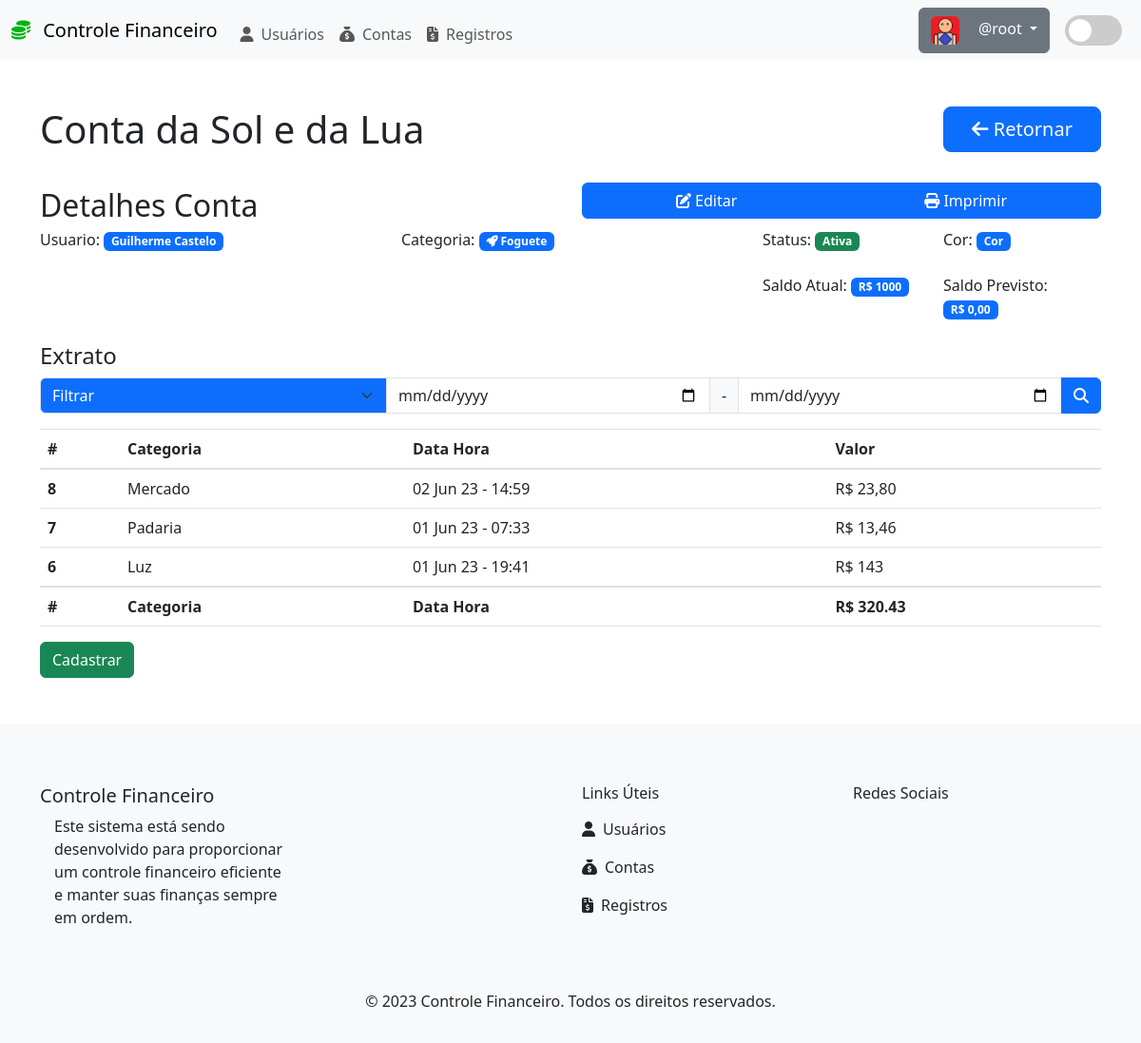
Before: /?page=detalhesConta&idConta=4 (signed in) with the older database file.
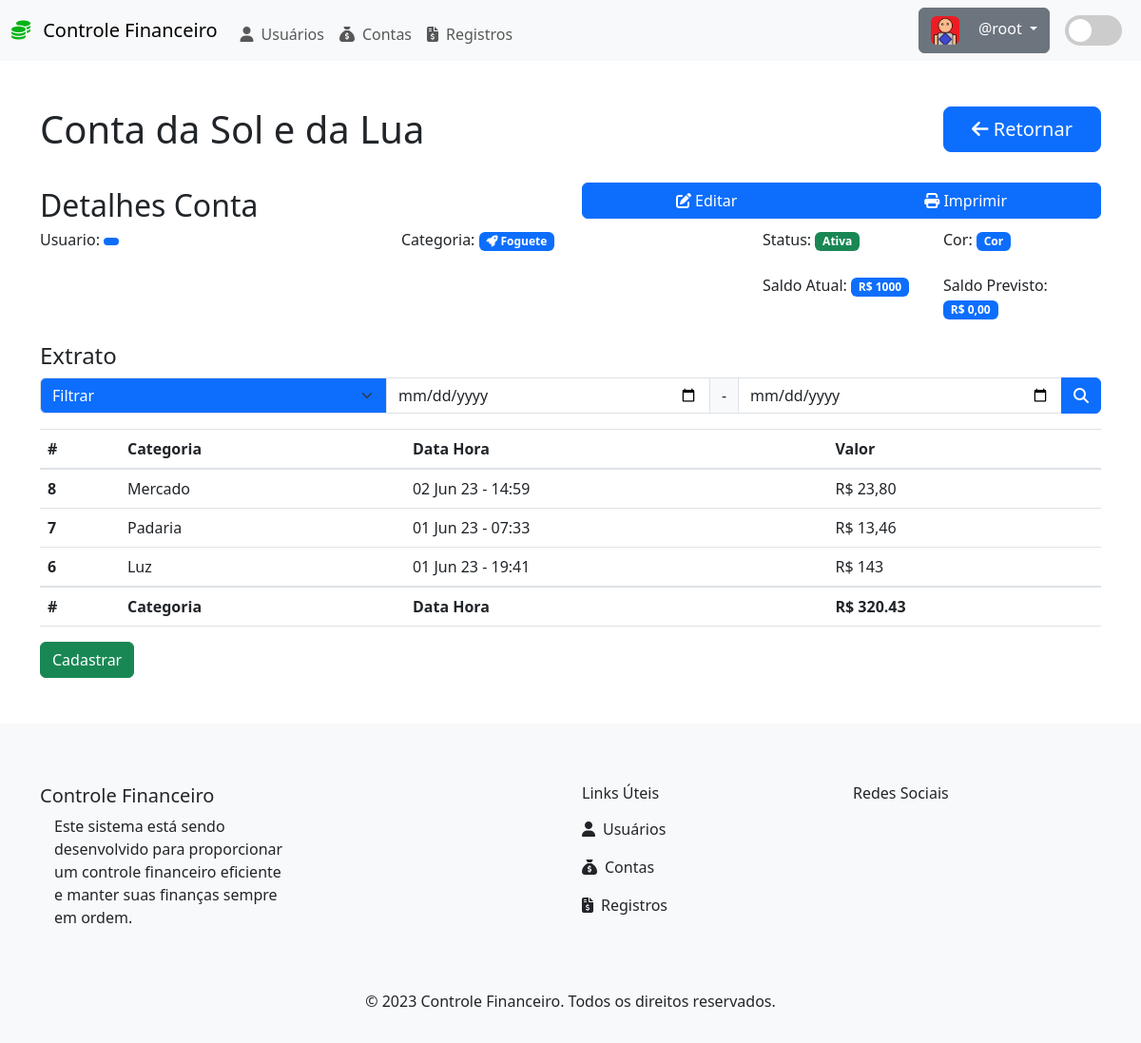
After: the same page with the newer database file.
### tables this page shows
CREATE TABLE IF NOT EXISTS `usuario` (
  `idUsuario` int UNSIGNED NOT NULL AUTO_INCREMENT,
  `nomeUsuario` varchar(255) DEFAULT NULL,
  `sobrenomeUsuario` varchar(255) DEFAULT NULL,
  `dtNascUsuario` date DEFAULT NULL,
  `username` varchar(255) DEFAULT NULL,
  `emailUsuario` varchar(255) DEFAULT NULL,
  `senhaUsuario` varchar(255) DEFAULT NULL,
  `statusUsuario` tinyint(1) DEFAULT '0',
  PRIMARY KEY (`idUsuario`)
);

### src/database/querys.php (called while the page is built, shortened)
<?php
function getContaById($idConta, $conn)
{
  $sql = "SELECT * FROM conta WHERE idConta = {$idConta}";
  $res = $conn->query($sql) or die($conn->error);
  $qtd = $res->num_rows;
  if ($qtd > 0) {
    $row = $res->fetch_object();
    return $row;
  } else {
    return "Conta não encontrada";
  }
}
function getUserById($idUsuario, $conn)
{
  $sql = "SELECT * FROM usuario WHERE idUsuario = {$idUsuario}";
  $res = $conn->query($sql) or die($conn->error);
  $qtd = $res->num_rows;
  if ($qtd > 0) {
    $row = $res->fetch_object();
    return $row;
  } else {
    return "Usuário não encontrado";
  }
}
function getCategoriaContaById($idCategoriaConta, $conn)
{
  $sql = "SELECT * FROM categoriaConta WHERE idCategoriaConta = {$idCategoriaConta}";
  $res = $conn->query($sql) or die($conn->error);
  $qtd = $res->num_rows;
  if ($qtd > 0) {
    $row = $res->fetch_object();
    return $row;
  } else {
    return "Categoria não encontrada";
  }
}

### src/conta/detalhesConta.php (the view, shortened to what this page needs)
<?php
$conta = getContaById($_GET['idConta'], $conn);
$usuario = getUserById($conta->Usuario_idUsuario, $conn);
$categoriaConta = getCategoriaContaById($conta->CategoriaConta_idCategoriaConta, $conn);
?>
<div class="row">
  <div class="col-10">
    <h1><?php echo $conta->nomeConta ?></h1>
  </div>
  <div class="col-2">
    <button type="button" class="btn btn-primary btn-lg btn-block" onclick="location.href='?page=listarConta'">
      <i class="fa-solid fa-arrow-left"></i> Retornar
    </button>
  </div>
</div>
<br>
<div class="row">
  <div class="col-md-6">
    <h2 class="modal-title" id="TituloModalEditaConta">
      Detalhes Conta
    </h2>
  </div>
  <div class="col-6">
    <div class="btn-group btn-block">
      <button type="button" class="btn btn-primary" onclick="location.href='?page=editarConta&idConta=<?php echo $conta->idConta ?>'">
        <i class="fa-solid fa-pen-to-square"></i> Editar
      </button>
      <button type="button" class="btn btn-primary">
        <i class="fa-solid fa-print"></i> Imprimir
      </button>
    </div>
  </div>
</div>
</div>
<div class="row">
  <div class="col-md-4 mb-3">
    <label for="usuario">
      Usuario:
      <span class="badge bg-primary">
        <?php echo $usuario->nomeUsuario . ' ' . $usuario->sobrenomeUsuario; ?>
      </span>
    </label>
  </div>
  <div class="col-md-4 mb-3">
    <label for="categoria">
      Categoria:
      <span class="badge bg-primary">
        <i class="fa-solid <?php echo $categoriaConta->iconeCategoriaConta ?>"></i>
        <?php
        echo $categoriaConta->nomeCategoriaConta;
        ?>
      </span>
    </label>
  </div>
  <div class="col-md-2 mb-3">
    <label for="cor">
      Status:
      <span class="badge bg-<?php $conta->statusConta == 1 ? print "success" : print "danger"; ?>">
        <?php $conta->statusConta == 1 ? print "Ativa" : print "Inativa"; ?>
      </span>
    </label>
  </div>
  <div class="col-md-2 mb-3">
    <label for="cor">
      Cor: <span class="badge bg-primary">Cor</span>
    </label>
  </div>
</div>
<div class="row">
  <div class="col-md-8 mb-3">
  </div>
  <div class="col-md-2 mb-3">
    <label for="saldo">
      Saldo Atual: <span class="badge bg-primary ">
        <?php echo 'R$ ' . $conta->saldoConta; ?>
      </span>
    </label>
  </div>
  <div class="col-md-2 mb-3">
    <label for="saldo">
      Saldo Previsto: <span class="badge bg-primary ">
        <?php echo 'R$ 0,00'; ?>
      </span>
    </label>
  </div>
</div>
<table class="table">
  <form class="form-inline my-2 my-lg-0">
    <div class="row">
      <h4>Extrato</h4>
      <div class="input-group mb-3">
        <select class="form-select text-bg-primary">
          <option selected>Filtrar</option>
        </select>
        <input type="date" class="form-control" name="" id="" value="now()">
        <span class="input-group-text">-</span>
        <input type="date" class="form-control" name="" id="">
        <button class="btn btn-primary" type="button" id="button-addon2">
          <i class="fa-solid fa-magnifying-glass"></i>
        </button>
      </div>
    </div>
  </form>
  <thead>
    <tr>
      <th scope="col">#</th>
      <th scope="col">Categoria</th>
      <th scope="col">Data Hora</th>
      <th scope="col">Valor</th>
    </tr>
  </thead>
  <tbody>
    <tr>
      <th scope="row">8</th>
      <td>Mercado</td>
      <td>02 Jun 23 - 14:59</td>
      <td>R$ 23,80</td>
    </tr>
    <tr>
      <th scope="row">7</th>
      <td>Padaria</td>
      <td>01 Jun 23 - 07:33</td>
      <td>R$ 13,46</td>
    </tr>
    <tr>
      <th scope="row">6</th>
      <td>Luz</td>
      <td>01 Jun 23 - 19:41</td>
      <td>R$ 143</td>
    </tr>
  </tbody>
  <tfooter>
    <tr>
      <th scope="col">#</th>
      <th scope="col">Categoria</th>
      <th scope="col">Data Hora</th>
      <th scope="col">R$ 320.43</th>
    </tr>
  </tfooter>
</table>
</div>
<div>
  <button type="submit" class="btn btn-success">Cadastrar</button>
</div>

Changed rows visible on the page:
removed usuario: nomeUsuario "Guilherme", sobrenomeUsuario "Castelo"
